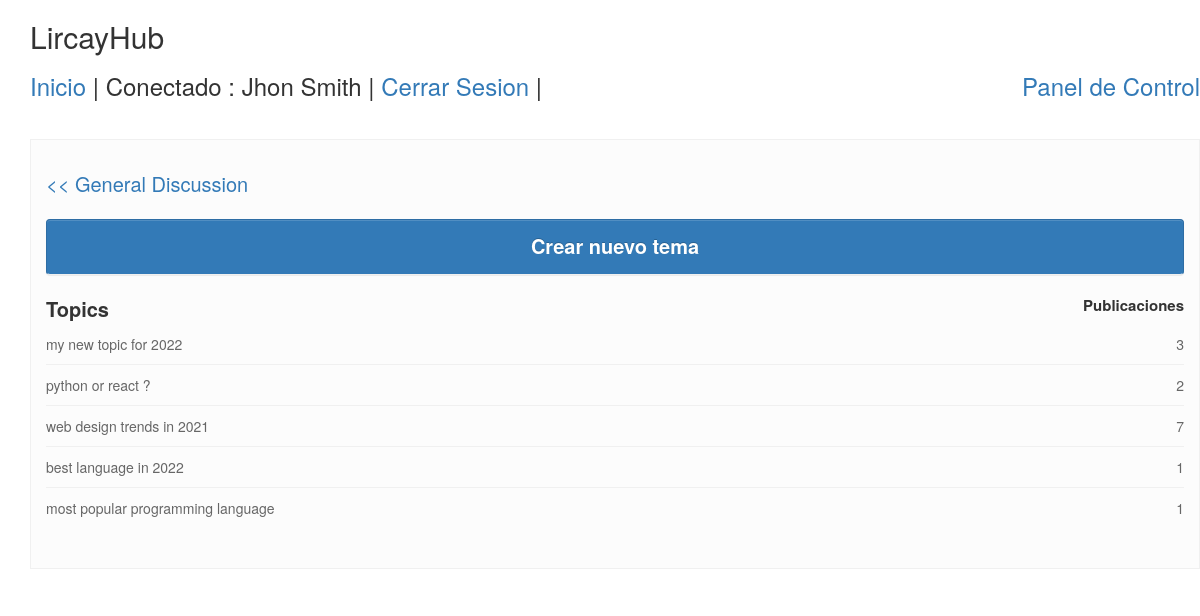
/category.php?category_id=3 (signed in), run on the app's committed database.
### tables this page shows
CREATE TABLE `forum_category` (
  `category_id` int(11) NOT NULL,
  `name` varchar(255) NOT NULL,
  `description` text NOT NULL
);

CREATE TABLE `forum_topics` (
  `topic_id` int(11) NOT NULL,
  `subject` varchar(255) NOT NULL,
  `category_id` int(11) NOT NULL,
  `user_id` int(11) NOT NULL,
  `created` datetime NOT NULL DEFAULT current_timestamp()
);

### class/Category.php (called while the page is built, shortened)
<?php
class Category {
	private $categoryTable = 'forum_category';
	private $conn;
	public function __construct($db){
        $this->conn = $db;
    }
	public function getCategory(){
		if($this->category_id) {
			$sqlQuery = "
				SELECT name
				FROM ".$this->categoryTable."
				WHERE category_id = ".$this->category_id;
			$stmt = $this->conn->prepare($sqlQuery);
			$stmt->execute();
			$result = $stmt->get_result();
			$categoryDetails = $result->fetch_assoc();
			return $categoryDetails;
		}
	}
}
?>

### class/Topic.php (called while the page is built, shortened)
<?php
class Topic {
	private $topicTable = 'forum_topics';
	private $postTable = 'forum_posts';
	private $categoryTable = 'forum_category';
	private $conn;
	public function __construct($db){
        $this->conn = $db;
    }
	public function getTopicList(){
		if($this->category_id) {
			$sqlQuery = "
				SELECT c.name, c.category_id, t.subject, t.topic_id, t.user_id, t.created
				FROM ".$this->topicTable." as t
				LEFT JOIN ".$this->categoryTable." as c ON t.category_id = c.category_id
				WHERE t.category_id = ".$this->category_id."
				ORDER BY t.topic_id DESC";
			$stmt = $this->conn->prepare($sqlQuery);
			$stmt->execute();
			$result = $stmt->get_result();
			return $result;
		}
	}
	public function getTopicPostCount(){
		if($this->topic_id) {
			$sqlQuery = "
				SELECT count(*) as total_posts
				FROM ".$this->postTable."
				WHERE topic_id = ".$this->topic_id;
			$stmt = $this->conn->prepare($sqlQuery);
			$stmt->execute();
			$result = $stmt->get_result();
			$categoryDetails = $result->fetch_assoc();
			return $categoryDetails['total_posts'];
		}
	}
}
?>

### category.php (the view, shortened to what this page needs)
<?php
include_once 'config/Database.php';
include_once 'class/Category.php';
include_once 'class/Topic.php';
$database = new Database();
$db = $database->getConnection();
$categories = new Category($db);
$topics = new Topic($db);
include('inc/header.php');
?>
<link rel="stylesheet" href="https://maxcdn.bootstrapcdn.com/bootstrap/3.3.5/css/bootstrap.min.css">
<link rel="stylesheet" href="css/style.css">
<?php include('inc/container.php'); ?>
<div class="container">
	<div class="row">
		<h2>LircayHub</h2>
		<?php include("top_menus.php"); ?>
		<?php if(empty($_GET['category_id'])) { ?>
			<div class="single category">
				<ul class="list-unstyled">
					<li><span style="font-size:25px;font-weight:bold;">Categorias</span> <span class="pull-right"><span style="font-size:20px;font-weight:bold;">Tema / Publicaciones</span></span></li>
					<?php
					$result = $categories->getCategoryList();
					while ($category = $result->fetch_assoc()) {
						$categories->category_id = $category['category_id'];
						$totalTopic = $categories->getCategoryTopicsCount();
						$totalPosts = $categories->getCategoryPostsCount();
					?>
						<li><a href="category.php?category_id=<?php echo $category['category_id'];?>" title=""><?php echo $category['name']; ?> <span class="pull-right"><?php echo $totalTopic; ?> / <?php echo $totalPosts; ?></span></a></li>
					<?php } ?>
				</ul>
		   </div>
	   <?php } else if(!empty($_GET['category_id'])) { ?>
		   <div class="single category">
				<?php
				$categories->category_id = $_GET['category_id'];
				$categoryDetails = $categories->getCategory();
				?>
				<span style="font-size:20px;"><a href="category.php"><< <?php echo $categoryDetails['name']; ?></a></span>
				<br>	<br>
				<ul class="list-unstyled">
					<li class="text-right">
					<a type="button" class="btn btn-primary" href="compose.php?category_id=<?php echo $_GET['category_id'];?>"><span style="font-size:20px;font-weight:bold;color:white;">Crear nuevo tema</span></a>
					</li><br>
					<li><span style="font-size:20px;font-weight:bold;">Topics</span> <span class="pull-right"><span style="font-size:15px;font-weight:bold;">Publicaciones</span></span></li>
					<?php
					$topics->category_id = $_GET['category_id'];
					$result = $topics->getTopicList();
					while ($topic = $result->fetch_assoc()) {
						$topics->topic_id = $topic['topic_id'];
						$totalTopicPosts = $topics->getTopicPostCount();
					?>
						<li><a href="post.php?topic_id=<?php echo $topic['topic_id'];?>" title=""><?php echo $topic['subject']; ?> <span class="pull-right"><?php echo $totalTopicPosts; ?></span></a></li>
					<?php } ?>
				</ul>
		   </div>
	   <?php } ?>
	</div>
</div>
<?php include("inc/footer.php"); ?>

### css/style.css (style rules this page uses)
.single { padding: 30px 15px; margin-top: 40px; background: #fcfcfc; border: 1px solid #f0f0f0; }
.single li a { color: #666; font-size: 14px; border-bottom: 1px solid #f0f0f0; line-height: 40px; display: block; text-decoration: none; }
.single li:last-child a { border-bottom: 0; }

### data on the page
forum_category: name "General Discussion"
forum_topics: subject "my new topic for 2022", totalTopicPosts "3"
forum_topics: subject "python or react ?", totalTopicPosts "2"
forum_topics: subject "web design trends in 2021", totalTopicPosts "7"
forum_topics: subject "best language in 2022", totalTopicPosts "1"
forum_topics: subject "most popular programming language", totalTopicPosts "1"

### other printed values
$_SESSION["name"] "Jhon Smith"
